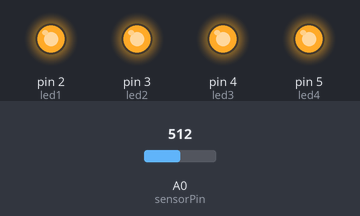
The sketch below on a simulated Arduino Uno, built with avr-gcc and run on an emulated ATmega328P. On the bench: output pins drawn as LEDs (lit = HIGH). The test bench sets the inputs (shaded band); at power-on: A0 (sensorPin) = 512.

Above: at 1.2 s.
1.3 s: A0 (sensorPin) set to 77
2.8 s: A0 (sensorPin) set to 68
At 3.7 s:
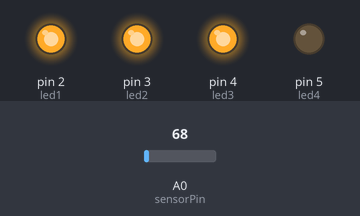
4.3 s: A0 (sensorPin) set to 25
At 4.9 s:
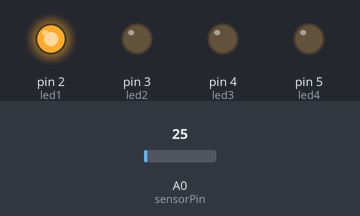
5.9 s: A0 (sensorPin) set to 122
At 7.2 s:
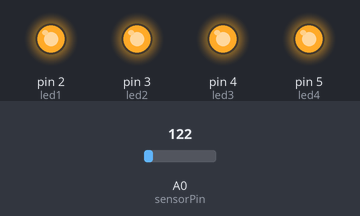
7.5 s: A0 (sensorPin) set to 20
At 8.7 s:
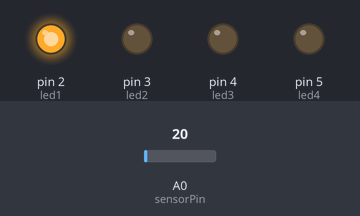
Timing chart, 0 to 10.1 s (numbered marks = the images above; inputs shaded):
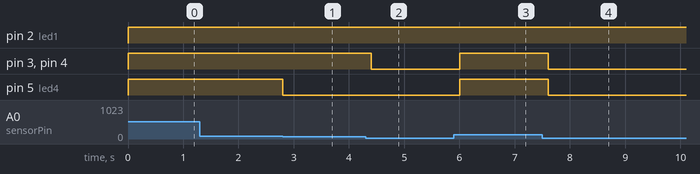

Measured:
- the behaviour switches between 72 and 71 on A0 (sensorPin) (found by bisection; images 0 and 1)
- after the input at 1.3 s, every drawn part: stays the same
- after the input at 2.8 s, pin 5 (led4): HIGH → LOW at once
- after the input at 4.3 s, pin 3 (led2), pin 4 (led3): HIGH → LOW after 0.10 s
- after the input at 5.9 s, pin 3 (led2), pin 4 (led3), pin 5 (led4): LOW → HIGH after 0.11 s
- after the input at 7.5 s, pin 3 (led2), pin 4 (led3), pin 5 (led4): HIGH → LOW after 0.11 s

The sketch:

project-2code.ino
```cpp
const int sensorPin = A0;

const int led1 = 2;
const int led2 = 3;
const int led3 = 4;
const int led4 = 5;

void setup() {
  pinMode(led1, OUTPUT);
  pinMode(led2, OUTPUT);
  pinMode(led3, OUTPUT);
  pinMode(led4, OUTPUT);

  digitalWrite(led1, LOW);
  digitalWrite(led2, LOW);
  digitalWrite(led3, LOW);
  digitalWrite(led4, LOW);
}

void loop() {
  int sensorValue = analogRead(sensorPin);

  float voltage = sensorValue * (5.0 / 1023.0);
  float temperatureC = voltage * 100.0;

  if (temperatureC < 25) {
    digitalWrite(led1, HIGH);
    digitalWrite(led2, LOW);
    digitalWrite(led3, LOW);
    digitalWrite(led4, LOW);
  }
  else if (temperatureC < 30) {
    // 25–29°C
    digitalWrite(led1, HIGH);
    digitalWrite(led2, HIGH);
    digitalWrite(led3, LOW);
    digitalWrite(led4, LOW);
  }
  else if (temperatureC < 35) {
    digitalWrite(led1, HIGH);
    digitalWrite(led2, HIGH);
    digitalWrite(led3, HIGH);
    digitalWrite(led4, LOW);
  }
  else {
    digitalWrite(led1, HIGH);
    digitalWrite(led2, HIGH);
    digitalWrite(led3, HIGH);
    digitalWrite(led4, HIGH);
  }

  delay(200);
}
```
